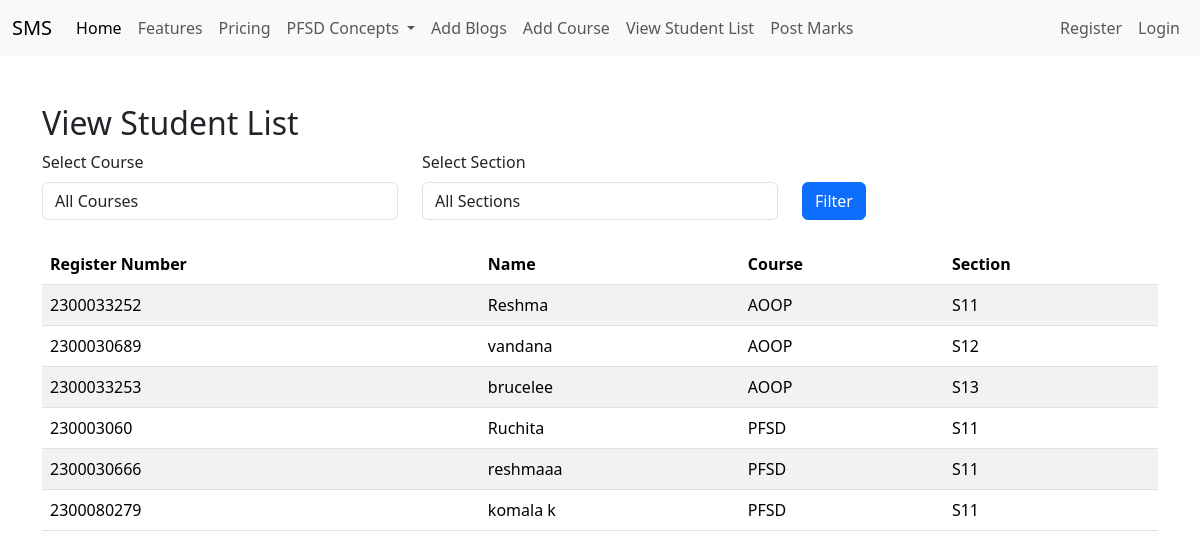
/facultyapp/viewstudents, run on the app's committed database.
### adminapp/models.py (models this page shows, shortened)
class StudentList(models.Model):
    Register_Number = models.CharField(max_length=20, unique=True)
    Name = models.CharField(max_length=100)
    user = models.OneToOneField(User, on_delete=models.CASCADE, null=True)

### facultyapp/models.py (models this page shows, shortened)
class AddCourse(models.Model):
    COURSE_CHOICES =[
        ('AOOP' , 'ADVANCED OBJECT ORIENTED PROGRAMMING'),
        ('PFSD', 'PYTHON FULL STACK DEVELOPMENT'),
    ]
    SECTION_CHOICES=[
        ('S11','SECTION S11'),
        ('S12', 'SECTION S12'),
        ('S13', 'SECTION S13'),
        ('S14', 'SECTION S14'),
        ('S15', 'SECTION S15'),
        ('S16', 'SECTION S16'),
        ('S17', 'SECTION S17'),
    ]
    student = models.ForeignKey(StudentList, on_delete= models.CASCADE)
    course=models.CharField(max_length=50, choices = COURSE_CHOICES)
    section = models.CharField(max_length=50, choices=SECTION_CHOICES)

### facultyapp/views.py (the view)
# urls.py: path('viewstudents', views.view_student_list, name='viewstudents'),
def view_student_list(request):
    course = request.GET.get('course')
    section = request.GET.get('section')
    student_courses = AddCourse.objects.all()
    if course:
        student_courses = student_courses.filter(course=course)
    if section:
        student_courses = student_courses.filter(section=section)
    students = StudentList.objects.filter(id__in=student_courses.values('student_id'))
    course_choices = AddCourse.COURSE_CHOICES
    section_choices = AddCourse.SECTION_CHOICES
    context = {
        'students': students,
        'course_choices': course_choices,
        'section_choices': section_choices,
        'selected_course': course,
        'selected_section': section,
    }
    return render(request, 'facultyapp/view_student_list.html', context)

### templates/facultyapp/view_student_list.html (shortened to what this page needs)
{% extends 'Navbar/FacultyNavbar.html' %}
{% load static %}
{% block body %}
    <div class="container mt-5">
        <h2>View Student List</h2>
        <form method="get" class="mb-4">
            <div class="row">
                <div class="col-md-4">
                    <label for="course" class="form-label">Select Course</label>
                    <select name="course" id="course" class="form-control">
                        <option value="">All Courses</option>
                    </select>
                </div>
                <div class="col-md-4">
                    <label for="section" class="form-label">Select Section</label>
                    <select name="section" id="section" class="form-control">
                        <option value="">All Sections</option>
                    </select>
                </div>
                <div class="col-md-4 mt-4">
                    <button type="submit" class="btn btn-primary mt-2">Filter</button>
                </div>
            </div>
        </form>
        <table class="table table-striped">
            <thead>
                <tr>
                    <th>Register Number</th>
                    <th>Name</th>
                    <th>Course</th>
                    <th>Section</th>
                </tr>
            </thead>
            <tbody>
                {% if students %}
                    {% for student in students %}
                        <tr>
                            <td>{{ student.Register_Number }}</td>
                            <td>{{ student.Name }}</td>
                            <td>{{ student.addcourse_set.first.course }}</td>
                            <td>{{ student.addcourse_set.first.section }}</td>
                        </tr>
                    {% endfor %}
                {% else %}
                    <tr>
                        <td colspan="4" class="text-center">No students found.</td>
                    </tr>
                {% endif %}
            </tbody>
        </table>
    </div>
{% endblock %}

### data on the page
StudentList: Register_Number "2300033252", Name "Reshma", addcourse_set.first.course "AOOP", addcourse_set.first.section "S11"
StudentList: Register_Number "2300030689", Name "vandana", addcourse_set.first.course "AOOP", addcourse_set.first.section "S12"
StudentList: Register_Number "2300033253", Name "brucelee", addcourse_set.first.course "AOOP", addcourse_set.first.section "S13"
StudentList: Register_Number "230003060", Name "Ruchita", addcourse_set.first.course "PFSD", addcourse_set.first.section "S11"
StudentList: Register_Number "2300030666", Name "reshmaaa", addcourse_set.first.course "PFSD", addcourse_set.first.section "S11"
StudentList: Register_Number "2300080279", Name "komala k", addcourse_set.first.course "PFSD", addcourse_set.first.section "S11"
